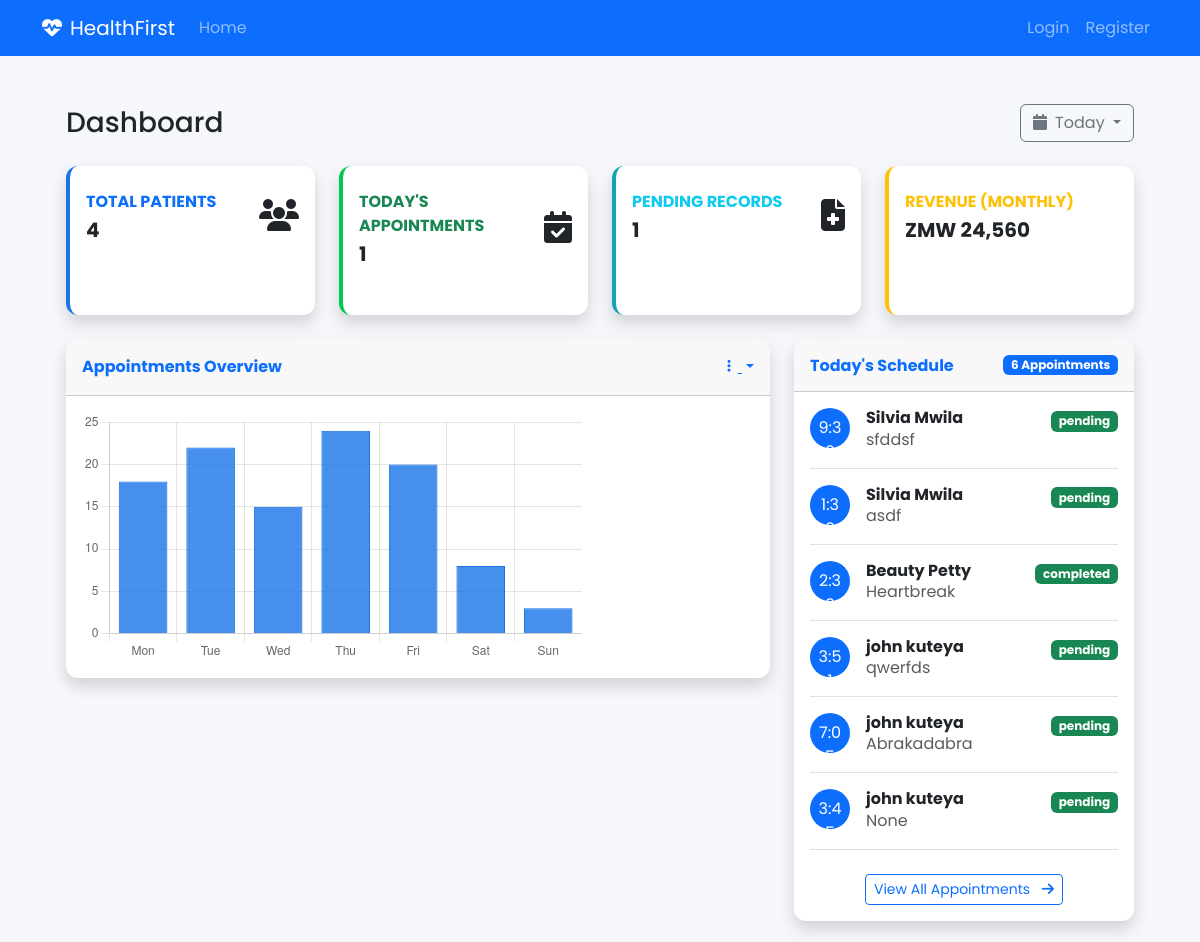
The app's page /dashboard/ (upper part), older data.
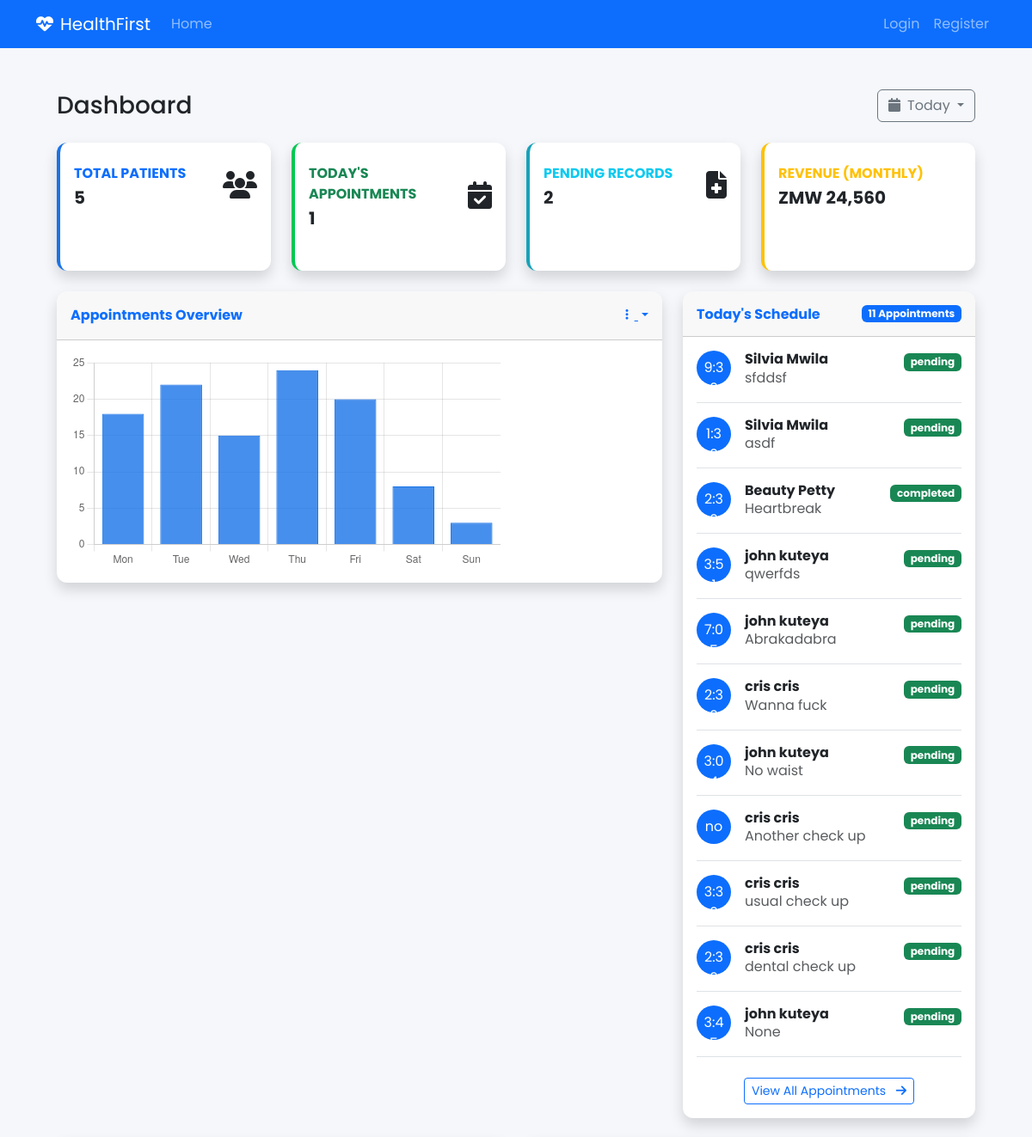
The same page, newer data.
### appointments/models.py (models this page shows, shortened)
class Appointment(models.Model):
    STATUS_CHOICES = (
        ('pending', 'Pending'),
        ('confirmed', 'Confirmed'),
        ('completed', 'Completed'),
        ('cancelled', 'Cancelled'),
    )
    APPOINTMENT_TYPE_CHOICES = (
        ('in_person', 'In-Person'),
        ('telemedicine', 'Telemedicine'),
    )
    patient = models.ForeignKey(Patient, on_delete=models.CASCADE, related_name='appointments')
    doctor = models.ForeignKey(Doctor, on_delete=models.CASCADE, related_name='appointments')
    date = models.DateField()
    start_time = models.TimeField()
    end_time = models.TimeField()
    reason = models.TextField(blank=True, null=True)
    status = models.CharField(max_length=20, choices=STATUS_CHOICES, default='pending')
    appointment_type = models.CharField(max_length=20, choices=APPOINTMENT_TYPE_CHOICES, default='in_person')
    notes = models.TextField(blank=True, null=True)
    created_at = models.DateTimeField(auto_now_add=True)
    updated_at = models.DateTimeField(auto_now=True)
    class Meta:
        ordering = ['date', 'start_time']
        unique_together = ('doctor', 'date', 'start_time')

### patients/models.py (models this page shows, shortened)
class Patient(models.Model):
    GENDER_CHOICES = (
        ('M', 'Male'),
        ('F', 'Female'),
        ('O', 'Other'),
    )
    BLOOD_GROUP_CHOICES = (
        ('A+', 'A+'),
        ('A-', 'A-'),
        ('B+', 'B+'),
        ('B-', 'B-'),
        ('AB+', 'AB+'),
        ('AB-', 'AB-'),
        ('O+', 'O+'),
        ('O-', 'O-'),
    )
    user = models.OneToOneField(User, on_delete=models.CASCADE, related_name='patient_profile')
    date_of_birth = models.DateField(null=True, blank=True)
    gender = models.CharField(max_length=1, choices=GENDER_CHOICES, null=True, blank=True)
    blood_group = models.CharField(max_length=5, choices=BLOOD_GROUP_CHOICES, blank=True, null=True)
    height = models.CharField(max_length=10, blank=True, null=True)
    weight = models.DecimalField(max_digits=5, decimal_places=2, blank=True, null=True)
    allergies = models.TextField(blank=True, null=True)
    medical_history = models.TextField(blank=True, null=True)
    emergency_contact = models.CharField(max_length=100, blank=True, null=True)
    emergency_phone = models.CharField(max_length=20, blank=True, null=True)
    insurance_provider = models.CharField(max_length=100, blank=True, null=True)
    insurance_number = models.CharField(max_length=50, blank=True, null=True)
    created_at = models.DateTimeField(default=timezone.now)

### accounts/models.py (models this page shows, shortened)
class User(AbstractUser):
    USER_TYPE_CHOICES = (
        ('admin', 'Administrator'),
        ('doctor', 'Doctor'),
        ('staff', 'Staff'),
        ('patient', 'Patient'),
    )
    user_type = models.CharField(max_length=10, choices=USER_TYPE_CHOICES, default='staff')
    profile_picture = models.ImageField(upload_to='profile_pics/', blank=True, null=True)
    phone = models.CharField(max_length=20, blank=True, null=True)
    address = models.TextField(blank=True, null=True)

### accounts/views.py (the view)
# urls.py: path('dashboard/', views.dashboard, name='dashboard'),
def dashboard(request):
    today = today_date.today()
    appointments = Appointment.objects.all()
    todays_appointment = appointments.filter(date=today).count
    total_appointment = appointments.count()
    total_patients = Patient.objects.count()
    total_record = MedicalRecord.objects.all().count()
    context = {
        'appointments':appointments,
        'total_appointment':total_appointment,
        'todays_appointment':todays_appointment,
        'total_medical_record':total_record,
        'total_patients':total_patients,
    }
    return render(request, 'accounts/dashboard.html', context)

### doctors/context_processors.py (called while the page is built)
def user_type(request):
    return {
        'is_patient': hasattr(request.user, 'patient_profile'),
        'is_doctor': hasattr(request.user, 'doctor_profile'),
    }

### accounts/templates/accounts/dashboard.html (shortened to what the changed rows need)
{% extends "accounts/base.html" %}
{% load static %}
{% block content %}
<div class="container-fluid px-4">
    <div class="d-flex justify-content-between align-items-center mb-4">
        <h1 class="h3 mb-0 text-gray-800">Dashboard</h1>
    </div>
    <div class="row">
        <div class="col-xl-3 col-md-6 mb-4">
            <div class="card border-left-primary shadow h-100 py-2">
                <div class="card-body">
                    <div class="row no-gutters align-items-center">
                        <div class="col mr-2">
                            <div class="text-xs fw-bold text-primary text-uppercase mb-1">
                                Total Patients
                            </div>
                            <div class="h5 mb-0 fw-bold text-gray-800">{{total_patients}}</div>
                        </div>
                    </div>
                </div>
            </div>
        </div>
        <div class="col-xl-3 col-md-6 mb-4">
            <div class="card border-left-info shadow h-100 py-2">
                <div class="card-body">
                    <div class="row no-gutters align-items-center">
                        <div class="col mr-2">
                            <div class="text-xs fw-bold text-info text-uppercase mb-1">
                                Pending Records
                            </div>
                            <div class="h5 mb-0 fw-bold text-gray-800">{{total_medical_record}}</div>
                        </div>
                    </div>
                </div>
            </div>
        </div>
    </div>
    <div class="row">
        <div class="col-xl-4 col-lg-5">
            <div class="card shadow mb-4">
                <div class="card-header py-3 d-flex flex-row align-items-center justify-content-between">
                    <h6 class="m-0 fw-bold text-primary">Today's Schedule</h6>
                    <span class="badge bg-primary">{{total_appointment}} Appointments</span>
                </div>
                <div class="card-body">
                    <div class="schedule-list">
                        {% for appointment in appointments %}
                            <div class="d-flex border-bottom pb-3 mb-3">
                                <div class="flex-shrink-0 me-3">
                                    <div class="bg-primary text-white rounded-circle p-2 text-center" style="width: 40px; height: 40px;">
                                        {{appointment.start_time}}
                                    </div>
                                </div>
                                <div class="flex-grow-1">
                                    <h6 class="fw-bold mb-0">{{appointment.patient.user.get_full_name}}</h6>
                                    <p class="mb-0 text-muted">{{appointment.reason}}</p>
                                </div>
                                <div class="flex-shrink-0">
                                    <span class="badge bg-success">{{appointment.status}}</span>
                                </div>
                            </div>
                        {% endfor %}
                    </div>
                </div>
            </div>
        </div>
    </div>
</div>
{% endblock %}
{% block scripts %}
<script>
    // Appointments Chart
    document.addEventListener('DOMContentLoaded', function() {
        const ctx = document.getElementById('appointmentsChart').getContext('2d');
        const appointmentsChart = new Chart(ctx, {
            type: 'bar',
            data: {
                labels: ['Mon', 'Tue', 'Wed', 'Thu', 'Fri', 'Sat', 'Sun'],
                datasets: [{
                    label: 'Appointments',
                    data: [18, 22, 15, 24, 20, 8, 3],
                    backgroundColor: 'rgba(26, 115, 232, 0.8)',
                    borderColor: 'rgba(26, 115, 232, 1)',
                    borderWidth: 1
                }]
            },
            options: {
                responsive: true,
                plugins: {
                    legend: {
                        display: false
                    }
                },
                scales: {
                    y: {
                        beginAtZero: true,
                        ticks: {
                            stepSize: 5
                        }
                    }
                }
            }
        });
    });
</script>
{% endblock %}

Row changes from the older to the newer data that the page shows:
added Appointment: start_time "2:30…", patient.user.get_full_name "cris cris", reason "Wanna fuck", status "pending"
added Appointment: start_time "3:04…", patient.user.get_full_name "john kuteya", reason "No waist", status "pending"
added Appointment: start_time "noon", patient.user.get_full_name "cris cris", reason "Another check up", status "pending"
added Appointment: start_time "3:30…", patient.user.get_full_name "cris cris", reason "usual check up", status "pending"
added Appointment: start_time "2:30…", patient.user.get_full_name "cris cris", reason "dental check up", status "pending"
Text that changed along with them:
{{ total_patients }}: "4" → "5"
{{ total_medical_record }}: "1" → "2"
{{ total_appointment }}: "6" → "11"
